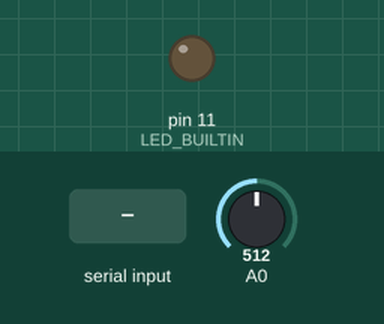
The sketch below on a simulated Arduino Uno, built with avr-gcc and run on an emulated ATmega328P. Shown: output pins drawn as LEDs (lit = HIGH). The inputs (shaded band) are chosen by the test bench; at power-on: A0 = 512. What the sketch prints to the serial monitor is not drawn.

Above: at 1.2 s.
1.3 s: "30,150\n" received over Serial
15.3 s: "1\n" received over Serial
At 26.1 s:
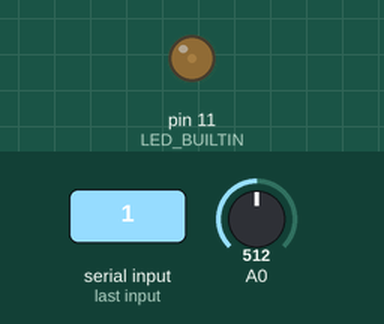
26.5 s: "5\n" received over Serial
At 36.9 s:
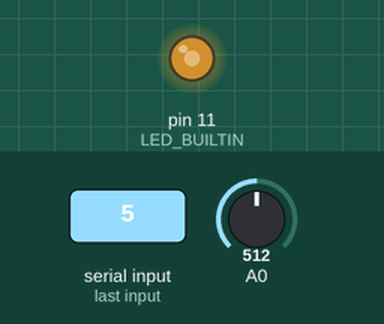
37.5 s: "0\n" received over Serial
At 53.6 s:
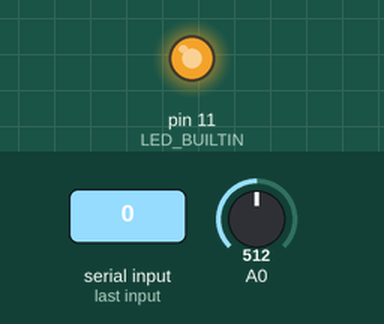
Timing chart, 0 to 54.5 s (numbered marks = the images above; inputs shaded):
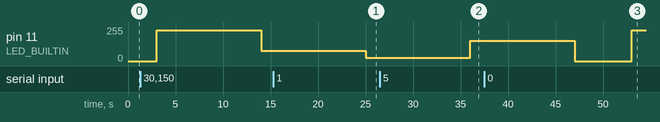

Measured:
- after the input at 15.3 s, pin 11 (LED_BUILTIN): 76/255 → 25/255 after 9.7 s
- after the input at 26.5 s, pin 11 (LED_BUILTIN): 25/255 → 153/255 after 9.5 s
- after the input at 37.5 s, pin 11 (LED_BUILTIN): 153/255 → 0/255 after 9.5 s, → 229/255 6.0 s later

The sketch:

kadai2-1.ino
```cpp
#define LED_BUILTIN 11
#define anlg A0

int sensorValue = analogRead(A0);

void setup() {
  Serial.begin(9600);
  pinMode(LED_BUILTIN,OUTPUT);
}

void loop() {
  byte data_size = Serial.available();
  byte buf[data_size], degree = 1;
  long recv_data = 0, dub = 1;

  Serial.println("Please typer 1-10");
  delay(3000);
  for (byte i = 0 ; i < data_size ; i++){
  buf[i] = Serial.read() - '0';
    }
          byte x=buf[0];
      byte y=buf[1];

      if(x==1&&y==0){

        Serial.println("LED=10");
  recv_data = 10;
  goto label1;

    }
    recv_data=x;
  if(recv_data != -1){
  Serial.println(recv_data);
  goto label1;
}
else
{
  goto label2;
}
label1:
  if(Serial.available()>0);{
    switch(recv_data){
      case 10:
        analogWrite(LED_BUILTIN,1023);
        Serial.write(recv_data);
        Serial.println(" LED-on FULL");
        delay(5000);
        sensorValue = analogRead(A0);
  Serial.println(sensorValue);
  delay(1);
        break;
      case 9:
        analogWrite(LED_BUILTIN,229);
        Serial.print(recv_data);
        Serial.println("= LED");
        delay(5000);
        sensorValue = analogRead(A0);
  Serial.println(sensorValue);
  delay(1);
        break;
        case 8:
        analogWrite(LED_BUILTIN,127);
        Serial.print(recv_data);
        Serial.println("= LED");
        delay(5000);
        sensorValue = analogRead(A0);
  Serial.println(sensorValue);
  delay(1);
        break;
        case 7:
        analogWrite(LED_BUILTIN,204);
        Serial.print(recv_data);
        Serial.println("= LED");
        delay(5000);
        sensorValue = analogRead(A0);
  Serial.println(sensorValue);
  delay(1);
        break;
        case 6:
        analogWrite(LED_BUILTIN,178);
        Serial.print(recv_data);
        Serial.println("= LED");
        delay(5000);
        sensorValue = analogRead(A0);
  Serial.println(sensorValue);
  delay(1);
        break;
        case 5:
        analogWrite(LED_BUILTIN,153);
        Serial.print(recv_data);
        Serial.println("= LED");
        delay(5000);
        sensorValue = analogRead(A0);
  Serial.println(sensorValue);
  delay(1);
        break;
        case 4:
        analogWrite(LED_BUILTIN,127);
        Serial.print(recv_data);
        Serial.println("= LED");
        delay(5000);
        sensorValue = analogRead(A0);
  Serial.println(sensorValue);
  delay(1);
        break;
        case 3:
        analogWrite(LED_BUILTIN,76);
        Serial.print(recv_data);
        Serial.println("= LED");
        delay(5000);
        sensorValue = analogRead(A0);
  Serial.println(sensorValue);
  delay(1);
        break;
        case 2:
        analogWrite(LED_BUILTIN,51);
        Serial.print(recv_data);
        Serial.println("= LED");
        delay(5000);
        sensorValue = analogRead(A0);
  Serial.println(sensorValue);
  delay(1);
        break;
        case 1:
        analogWrite(LED_BUILTIN,25);
        Serial.print(recv_data);
        Serial.println("= LED");
        delay(5000);
        sensorValue = analogRead(A0);
  Serial.println(sensorValue);
  delay(1);
        break;
      case 0:
        analogWrite(LED_BUILTIN,0);
        Serial.write(recv_data);
        Serial.println("= LED-OFF");
        sensorValue = analogRead(A0);
  Serial.println(sensorValue);
  delay(1);
        break;
      default :
        Serial.println("End of routine");
        break;
    }
  }
  label2:
    Serial.println("End of program");
    delay(3000);


}
```
